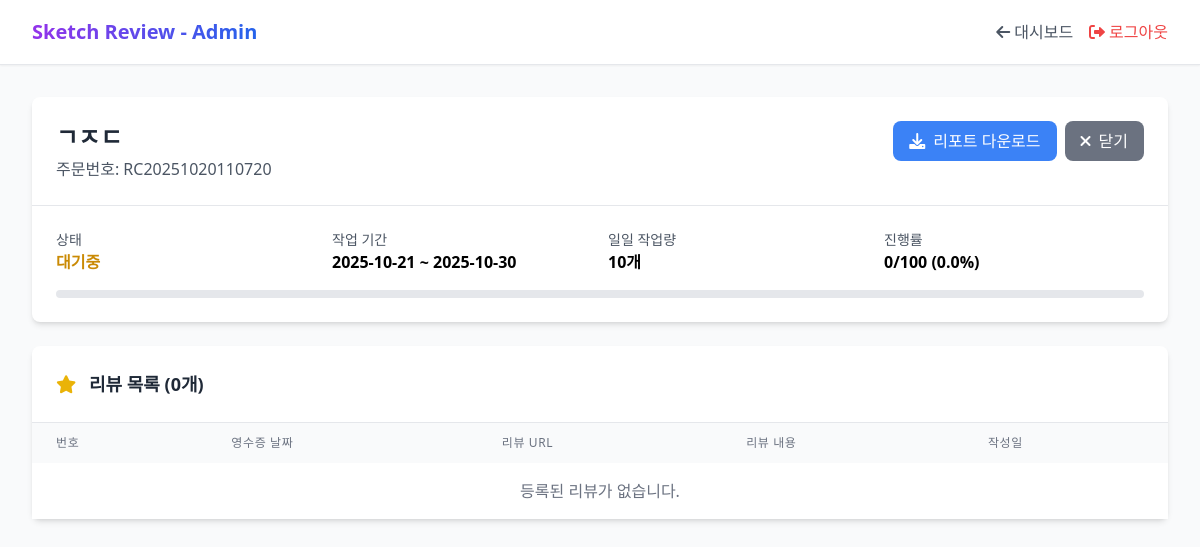
/admin/orders/46 (signed in), run on the app's committed database.
### final_complete_system.py (models this page shows)
class ReceiptWorkOrder(Base):
    __tablename__ = "receipt_work_orders"
    id = Column(Integer, primary_key=True)
    order_no = Column(String(50), unique=True, nullable=False)
    company_id = Column(Integer, ForeignKey("companies.id"), nullable=False)
    client_id = Column(Integer, ForeignKey("users.id"), nullable=False)
    business_name = Column(String(200), nullable=False)
    representative_name = Column(String(100), nullable=False)
    business_number = Column(String(20), nullable=False)
    business_type = Column(String(20), nullable=False, default="일반")  # 업종 (맛집/일반)
    place_number = Column(String(20))
    place_link = Column(String(500))  # 플레이스 링크 추가
    business_address = Column(Text, nullable=False)
    receipt_date = Column(Date, nullable=False)
    start_date = Column(Date, nullable=False)
    end_date = Column(Date, nullable=False)
    daily_count = Column(Integer, nullable=False)
    working_days = Column(Integer, nullable=False)
    total_count = Column(Integer, nullable=False)
    completed_count = Column(Integer, default=0)
    guidelines = Column(Text)
    unit_price = Column(Float, default=3000)
    total_price = Column(Float, nullable=False)
    attachment_images = Column(Text)  # JSON 배열 형식으로 저장: ["path1.jpg", "path2.jpg"]
    review_excel_path = Column(Text)  # 엑셀 파일 경로
    review_photos_path = Column(Text)  # 사진 ZIP 파일 경로
    status = Column(String(20), default="pending")  # pending, approved, rejected, in_progress, completed
    rejection_reason = Column(Text)
    approved_at = Column(DateTime)
    approved_by = Column(Integer, ForeignKey("users.id"))
    completed_at = Column(DateTime)
    admin_memo = Column(Text)
    created_at = Column(DateTime, default=datetime.now)
    updated_at = Column(DateTime, default=datetime.now, onupdate=datetime.now)
    company = relationship("Company", back_populates="orders")
    client = relationship("User", back_populates="orders", foreign_keys=[client_id])
    reviews = relationship("Review", back_populates="order")
    extension_requests = relationship("ExtensionRequest", back_populates="order")

### final_complete_system.py (the view)
@app.get("/admin/orders/{order_id}")
async def view_admin_order_details(
    order_id: int,
    request: Request,
    user = Depends(require_super_admin),
    db: Session = Depends(get_db)
):
    order = db.query(ReceiptWorkOrder).filter(ReceiptWorkOrder.id == order_id).first()
    if not order:
        raise HTTPException(status_code=404, detail="주문을 찾을 수 없습니다.")
    order.reviews = db.query(Review).filter(
        Review.order_id == order_id,
        ~Review.content.like("추출 실패%")
    ).all()
    return templates.TemplateResponse("admin_order_details.html", {
        "request": request,
        "order": order,
        "current_user": user
    })

### templates/admin_order_details.html (shortened to what this page needs)
<!DOCTYPE html>
<html lang="ko">
<head>
    <script src="https://cdn.tailwindcss.com"></script>
    <link rel="stylesheet" href="https://cdnjs.cloudflare.com/ajax/libs/font-awesome/6.0.0/css/all.min.css">
</head>
<body class="bg-gray-50">
    <nav class="bg-white shadow-sm border-b">
        <div class="max-w-7xl mx-auto px-4 sm:px-6 lg:px-8">
            <div class="flex justify-between h-16">
                <div class="flex items-center">
                    <h1 class="text-xl font-bold bg-gradient-to-r from-purple-600 to-blue-600 bg-clip-text text-transparent">
                    </h1>
                </div>
                <div class="flex items-center space-x-4">
                    <a href="/admin" class="text-gray-600 hover:text-gray-800">
                        <i class="fas fa-arrow-left mr-1"></i>대시보드
                    </a>
                    <a href="/logout" class="text-red-500 hover:text-red-600">
                        <i class="fas fa-sign-out-alt mr-1"></i>로그아웃
                    </a>
                </div>
            </div>
        </div>
    </nav>
    <div class="max-w-7xl mx-auto px-4 sm:px-6 lg:px-8 py-8">
        <div class="bg-white rounded-lg shadow-md mb-6">
            <div class="p-6 border-b">
                <div class="flex justify-between items-start">
                    <div>
                        <h2 class="text-2xl font-bold text-gray-800">{{ order.business_name }}</h2>
                        <p class="text-gray-600 mt-1">주문번호: {{ order.order_no }}</p>
                    </div>
                    <div class="flex space-x-2">
                        <button onclick="downloadReport({{ order.id }})"
                                class="bg-blue-500 hover:bg-blue-600 text-white px-4 py-2 rounded-lg transition">
                            <i class="fas fa-download mr-2"></i>리포트 다운로드
                        </button>
                        <button onclick="goBack()"
                                class="bg-gray-500 hover:bg-gray-600 text-white px-4 py-2 rounded-lg transition">
                            <i class="fas fa-times mr-2"></i>닫기
                        </button>
                    </div>
                </div>
            </div>
            <div class="p-6">
                <div class="grid grid-cols-2 md:grid-cols-4 gap-4">
                    <div>
                        <p class="text-sm text-gray-600">상태</p>
                        <p class="font-semibold">
                            {% if order.status == 'pending' %}
                                <span class="text-yellow-600">대기중</span>
                            {% elif order.status == 'approved' %}
                                <span class="text-blue-600">진행중</span>
                            {% elif order.status == 'completed' %}
                                <span class="text-green-600">완료</span>
                            {% else %}
                                <span class="text-red-600">거부</span>
                            {% endif %}
                        </p>
                    </div>
                    <div>
                        <p class="text-sm text-gray-600">작업 기간</p>
                        <p class="font-semibold">
                            {{ order.start_date.strftime('%Y-%m-%d') if order.start_date else '-' }} ~
                            {{ order.end_date.strftime('%Y-%m-%d') if order.end_date else '-' }}
                        </p>
                    </div>
                    <div>
                        <p class="text-sm text-gray-600">일일 작업량</p>
                        <p class="font-semibold">{{ order.daily_count }}개</p>
                    </div>
                    <div>
                        <p class="text-sm text-gray-600">진행률</p>
                        <p class="font-semibold">
                            {{ order.completed_count }}/{{ order.total_count }}
                            ({{ ((order.completed_count / order.total_count * 100) if order.total_count > 0 else 0)|round(1) }}%)
                        </p>
                    </div>
                </div>
                <div class="mt-4">
                    <div class="w-full bg-gray-200 rounded-full h-2">
                    </div>
                </div>
            </div>
        </div>
        <div class="bg-white rounded-lg shadow-md">
            <div class="p-6 border-b">
                <h3 class="text-lg font-semibold text-gray-800">
                    <i class="fas fa-star mr-2 text-yellow-500"></i>
                    리뷰 목록 ({{ order.reviews|length }}개)
                </h3>
            </div>
            <div class="overflow-x-auto">
                <table class="min-w-full">
                    <thead>
                        <tr class="bg-gray-50">
                            <th class="px-6 py-3 text-left text-xs font-medium text-gray-500 uppercase tracking-wider">번호</th>
                            <th class="px-6 py-3 text-left text-xs font-medium text-gray-500 uppercase tracking-wider">영수증 날짜</th>
                            <th class="px-6 py-3 text-left text-xs font-medium text-gray-500 uppercase tracking-wider">리뷰 URL</th>
                            <th class="px-6 py-3 text-left text-xs font-medium text-gray-500 uppercase tracking-wider">리뷰 내용</th>
                            <th class="px-6 py-3 text-left text-xs font-medium text-gray-500 uppercase tracking-wider">작성일</th>
                        </tr>
                    </thead>
                    <tbody class="bg-white divide-y divide-gray-200">
                        {% for review in order.reviews %}
                        <tr class="hover:bg-gray-50">
                            <td class="px-6 py-4 text-sm text-gray-900">{{ loop.index }}</td>
                            <td class="px-6 py-4 text-sm text-gray-900">
                                {{ review.review_date.strftime('%Y-%m-%d') if review.review_date else '-' }}
                            </td>
                            <td class="px-6 py-4 text-sm">
                                {% if review.review_url %}
                                    <a href="{{ review.review_url }}" target="_blank"
                                       class="text-blue-600 hover:text-blue-800 hover:underline">
                                        <i class="fas fa-external-link-alt mr-1"></i>링크
                                    </a>
                                {% else %}
                                    <span class="text-gray-400">-</span>
                                {% endif %}
                            </td>
                            <td class="px-6 py-4 text-sm text-gray-900 max-w-xs truncate">
                                {{ review.content if review.content else '-' }}
                            </td>
                            <td class="px-6 py-4 text-sm text-gray-500">
                                {{ review.created_at.strftime('%Y-%m-%d %H:%M') }}
                            </td>
                        </tr>
                        {% else %}
                        <tr>
                            <td colspan="5" class="px-6 py-4 text-center text-gray-500">
                                등록된 리뷰가 없습니다.
                            </td>
                        </tr>
                        {% endfor %}
                    </tbody>
                </table>
            </div>
        </div>
    </div>
</body>
</html>

### data on the page
ReceiptWorkOrder: business_name "ㄱㅈㄷ", order_no "RC20251020110720", start_date "2025-10-21", end_date "2025-10-30", daily_count "10", completed_count "0", total_count "100", total_count+completed_count "0.0"

### other printed values
{{ order.reviews|length }} "0"
